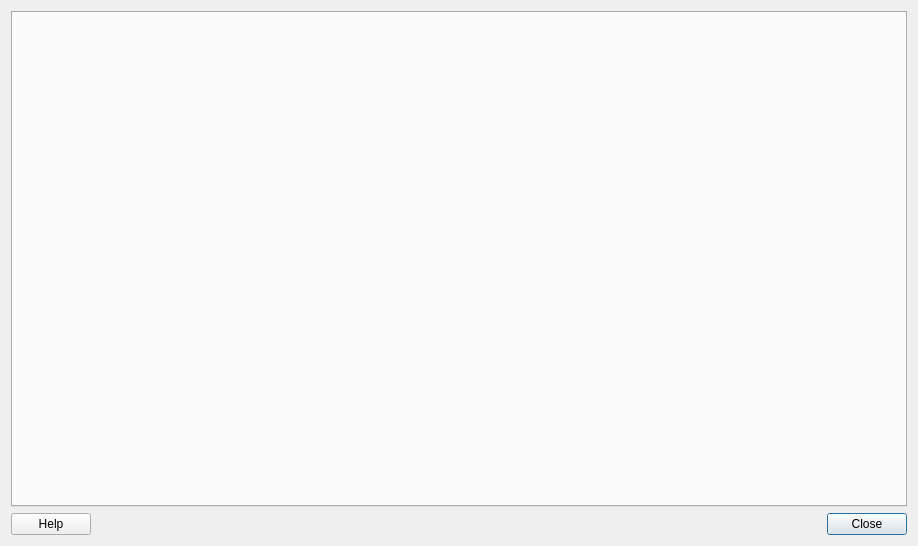
<?xml version="1.0" encoding="UTF-8"?>
<ui version="4.0">
 <class>Urban_type_creatorDialogBase</class>
 <widget class="QDialog" name="Urban_type_creatorDialogBase">
  <property name="geometry">
   <rect>
    <x>0</x>
    <y>0</y>
    <width>918</width>
    <height>546</height>
   </rect>
  </property>
  <property name="minimumSize">
   <size>
    <width>0</width>
    <height>0</height>
   </size>
  </property>
  <property name="maximumSize">
   <size>
    <width>16777215</width>
    <height>800</height>
   </size>
  </property>
  <property name="windowTitle">
   <string>SUEWS Database Manager</string>
  </property>
  <layout class="QGridLayout" name="gridLayout_3">
   <item row="2" column="1">
    <spacer name="horizontalSpacer">
     <property name="orientation">
      <enum>Qt::Horizontal</enum>
     </property>
     <property name="sizeHint" stdset="0">
      <size>
       <width>40</width>
       <height>20</height>
      </size>
     </property>
    </spacer>
   </item>
   <item row="2" column="2">
    <widget class="QPushButton" name="pushButtonClose">
     <property name="text">
      <string>Close</string>
     </property>
    </widget>
   </item>
   <item row="2" column="0">
    <widget class="QPushButton" name="helpButton">
     <property name="text">
      <string>Help</string>
     </property>
    </widget>
   </item>
   <item row="0" column="0" colspan="3">
    <widget class="QTabWidget" name="tabWidget">
     <property name="enabled">
      <bool>true</bool>
     </property>
     <property name="sizePolicy">
      <sizepolicy hsizetype="Preferred" vsizetype="Preferred">
       <horstretch>0</horstretch>
       <verstretch>0</verstretch>
      </sizepolicy>
     </property>
     <property name="maximumSize">
      <size>
       <width>16777215</width>
       <height>700</height>
      </size>
     </property>
     <property name="currentIndex">
      <number>-1</number>
     </property>
    </widget>
   </item>
  </layout>
 </widget>
 <resources/>
 <connections/>
</ui>
